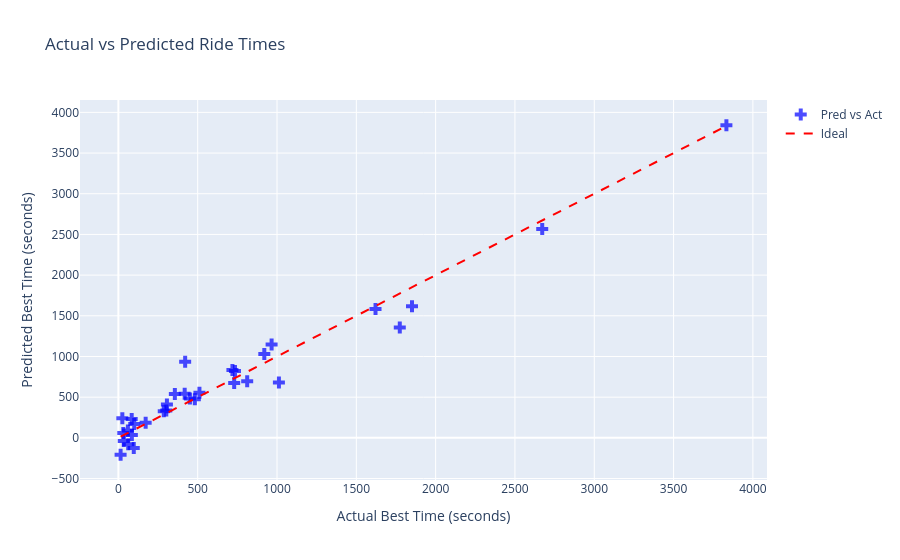

Notebook cell for this chart:
### Code cell
# plot actual vs predicted
fig = go.Figure()
fig.add_trace(go.Scatter(x=y_test, y=y_pred, mode='markers', name='Pred vs Act', marker=dict(color='blue', size=10, opacity=0.7, symbol='cross')))
fig.add_trace(go.Scatter(x=[y_test.min(), y_test.max()], y=[y_test.min(), y_test.max()], mode='lines', name='Ideal', line=dict(color='red', dash='dash')))
fig.update_layout(title='Actual vs Predicted Ride Times',   
                  xaxis_title='Actual Best Time (seconds)', 
                  yaxis_title='Predicted Best Time (seconds)')
fig.show()

### Figure 1 — Plotly figure (JSON) as saved in the notebook; plotly's stock layout.template omitted (floating-point values rounded to 4 significant figures)
{"data": [{"marker": {"color": "blue", "opacity": 0.7, "size": 10, "symbol": "cross"}, "mode": "markers", "name": "Pred vs Act", "type": "scatter", "x": [34, 60, 1621, 1012, 719, 100, 418, 920, 97, 286, 1774, 31, 84, 482, 735, 62, 172, 966, 306, 2672, 1851, 302, 812, 25, 356, 85, 451, 511, 3833, 730, 14, 421], "y": [-39.04, 90.47, 1585.0, 681.8, 833.7, 170.1, 543.4, 1032.0, -123.5, 325.9, 1357.0, 60.38, 233.4, 475.7, 821.2, -78.78, 185.0, 1148.0, 409.5, 2567.0, 1616.0, 336.2, 696.2, 240.6, 539.4, 33.78, 483.9, 554.7, 3842.0, 674.2, -207.4, 935.2]}, {"line": {"color": "red", "dash": "dash"}, "mode": "lines", "name": "Ideal", "type": "scatter", "x": [14, 3833], "y": [14, 3833]}], "layout": {"title": {"text": "Actual vs Predicted Ride Times"}, "xaxis": {"title": {"text": "Actual Best Time (seconds)"}}, "yaxis": {"title": {"text": "Predicted Best Time (seconds)"}}}}
